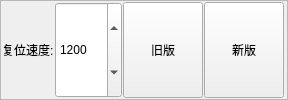
           <widget class="QFrame" name="frame_9">
            <property name="frameShape">
             <enum>QFrame::StyledPanel</enum>
            </property>
            <property name="frameShadow">
             <enum>QFrame::Plain</enum>
            </property>
            <layout class="QGridLayout" name="gridLayout_13">
             <property name="leftMargin">
              <number>1</number>
             </property>
             <property name="topMargin">
              <number>1</number>
             </property>
             <property name="rightMargin">
              <number>3</number>
             </property>
             <property name="bottomMargin">
              <number>1</number>
             </property>
             <property name="spacing">
              <number>1</number>
             </property>
             <item row="0" column="0">
              <widget class="QLabel" name="label_8">
               <property name="sizePolicy">
                <sizepolicy hsizetype="Fixed" vsizetype="Minimum">
                 <horstretch>0</horstretch>
                 <verstretch>0</verstretch>
                </sizepolicy>
               </property>
               <property name="text">
                <string>复位速度:</string>
               </property>
              </widget>
             </item>
             <item row="0" column="1">
              <widget class="QSpinBox" name="spinBox_V_Reset">
               <property name="sizePolicy">
                <sizepolicy hsizetype="Minimum" vsizetype="Minimum">
                 <horstretch>0</horstretch>
                 <verstretch>0</verstretch>
                </sizepolicy>
               </property>
               <property name="minimum">
                <number>1</number>
               </property>
               <property name="maximum">
                <number>999999999</number>
               </property>
               <property name="value">
                <number>1200</number>
               </property>
              </widget>
             </item>
             <item row="0" column="2">
              <widget class="QPushButton" name="pushButton_V_Reset_old">
               <property name="sizePolicy">
                <sizepolicy hsizetype="Minimum" vsizetype="Minimum">
                 <horstretch>0</horstretch>
                 <verstretch>0</verstretch>
                </sizepolicy>
               </property>
               <property name="text">
                <string>旧版</string>
               </property>
              </widget>
             </item>
             <item row="0" column="3">
              <widget class="QPushButton" name="pushButton_V_Reset_new">
               <property name="sizePolicy">
                <sizepolicy hsizetype="Minimum" vsizetype="Minimum">
                 <horstretch>0</horstretch>
                 <verstretch>0</verstretch>
                </sizepolicy>
               </property>
               <property name="text">
                <string>新版</string>
               </property>
              </widget>
             </item>
            </layout>
           </widget>
